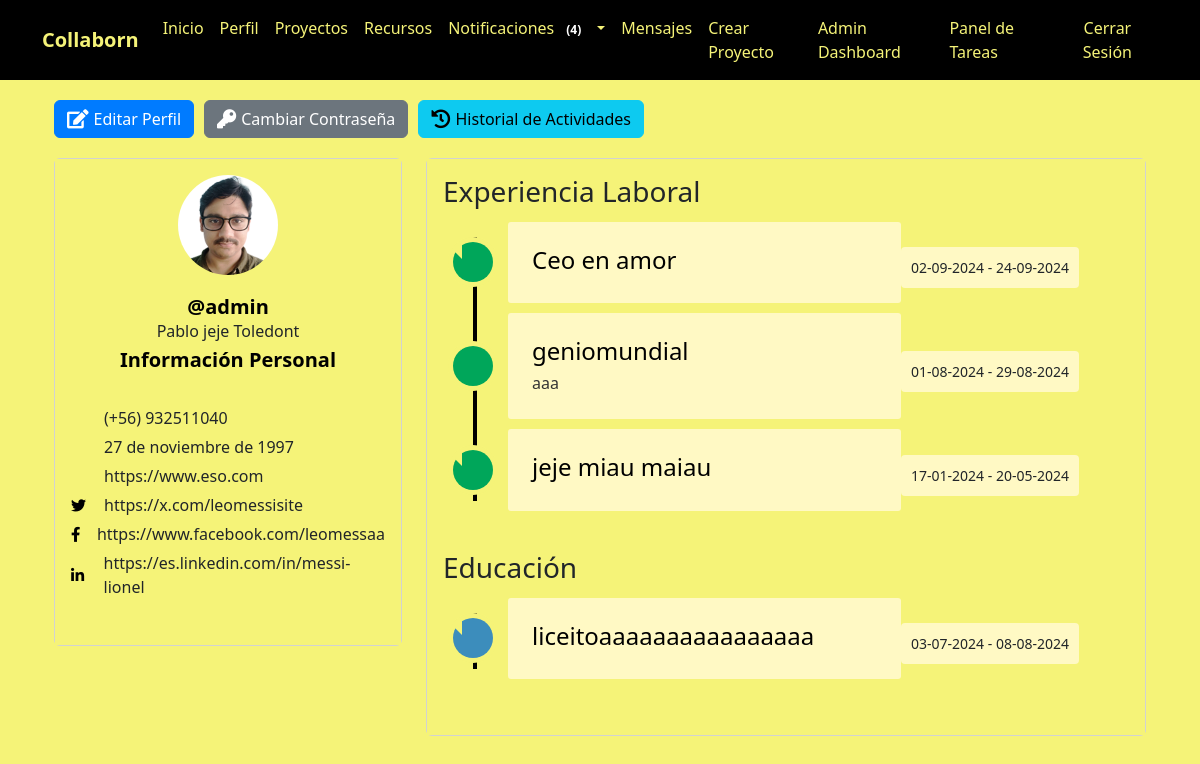
Before: /perfil/ (signed in) with the older database file.
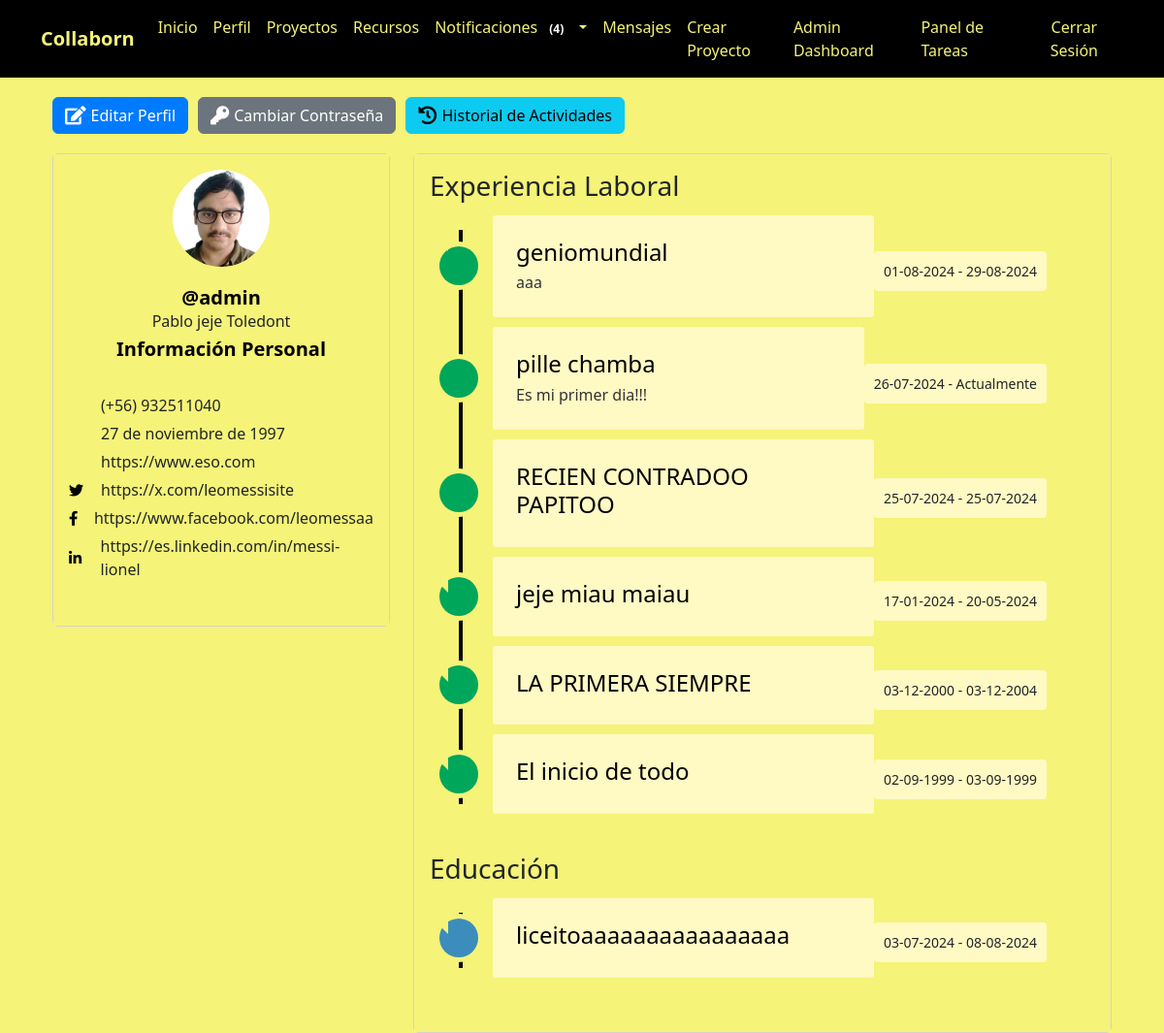
After: the same page with the newer database file.
### myapp/models.py (models this page shows, shortened)
class Perfil(models.Model):
    user = models.OneToOneField(User, on_delete=models.CASCADE)
    nombre = models.CharField(max_length=30, blank=True, null=True)
    apellido = models.CharField(max_length=30, blank=True, null=True)
    telefono = models.CharField(max_length=15, blank=True, null=True)
    fecha_nacimiento = models.DateField(null=True, blank=True)
    avatar = models.ImageField(upload_to='avatars/', null=True, blank=True)
    website = models.URLField(max_length=200, blank=True, null=True)
    twitter = models.URLField(max_length=200, blank=True, null=True)
    facebook = models.URLField(max_length=200, blank=True, null=True)
    linkedin = models.URLField(max_length=200, blank=True, null=True)

class ExperienciaLaboral(models.Model):
    perfil = models.ForeignKey(Perfil, related_name='experiencias', on_delete=models.CASCADE)
    titulo = models.CharField(max_length=100, blank=True, null=True)
    descripcion = models.TextField(blank=True, null=True)
    fecha_inicio = models.DateField(default=timezone.now)
    fecha_fin = models.DateField(blank=True, null=True)

class Educacion(models.Model):
    perfil = models.ForeignKey(Perfil, related_name='educaciones', on_delete=models.CASCADE)
    titulo = models.CharField(max_length=100, blank=True, null=True)
    institucion = models.CharField(max_length=100, blank=True, null=True)
    fecha_inicio = models.DateField(default=timezone.now)
    fecha_fin = models.DateField(blank=True, null=True)

### myapp/views.py (the view)
# urls.py: path('perfil/', views.ver_perfil, name='ver_perfil'),
@login_required
@login_required
def ver_perfil(request):
    perfil = request.user.perfil
    experiencias = perfil.experiencias.all().order_by('-fecha_inicio')
    educaciones = perfil.educaciones.all().order_by('-fecha_inicio')
    return render(request, 'myapp/ver_perfil.html', {
        'perfil': perfil,
        'experiencias': experiencias,
        'educaciones': educaciones,
    })

### myapp/templates/myapp/ver_perfil.html (shortened to what this page needs)
{% extends 'myapp/base.html' %}
{% load static %}
{% block extra_css %}
<link rel="stylesheet" href="{% static 'css/ver_perfil.css' %}">
<link href="https://cdnjs.cloudflare.com/ajax/libs/font-awesome/5.11.2/css/all.min.css" rel="stylesheet">
<link href="https://cdn.jsdelivr.net/npm/@icon/entypo@1.0.3/entypo.css" rel="stylesheet">
{% endblock %}
{% block content %}
<div class="container bootstrap snippet">
    <div class="row">
        <div class="col-md-12">
            <div class="btn-group-custom">
                <a href="{% url 'editar_perfil' %}" class="btn btn-primary btn-custom">
                    <i class="fa fa-edit"></i> Editar Perfil
                </a>
                <a href="{% url 'cambiar_password' %}" class="btn btn-secondary btn-custom">
                    <i class="fa fa-key"></i> Cambiar Contraseña
                </a>
                <a href="{% url 'historial_actividades' %}" class="btn btn-info btn-custom">
                    <i class="fa fa-history"></i> Historial de Actividades
                </a>
            </div>
        </div>
    </div>
    <div class="row">
        <div class="col-md-4">
            <div class="left-profile-card card">
                <div class="card-body">
                    <div class="user-profile">
                        {% if perfil.avatar %}
                            <img src="{{ perfil.avatar.url }}" class="img-fluid rounded-circle" alt="Avatar">
                        {% else %}
                            <img src="{% static 'images/default-avatar.png' %}" class="img-fluid rounded-circle" alt="Avatar">
                        {% endif %}
                    </div>
                    <h3>@{{ user.username }}</h3>
                    <p>{{ perfil.nombre }} {{ perfil.apellido }}</p>
                    <div class="personal-info">
                        <h3>Información Personal</h3>
                        <ul class="personal-list">
                            <br>
                            <li>(+56) {{ perfil.telefono }}</li>
                            <li>{{ perfil.fecha_nacimiento }}</li>
                            <li>{{ perfil.website }}</li>
                            <li class="list-group-item text-right"><span class="pull-left"><strong></strong></span> <i class="fab fa-twitter"></i> {{ perfil.twitter }}</li>
                            <li class="list-group-item text-right"><span class="pull-left"><strong></strong></span> <i class="fab fa-facebook-f"></i> {{ perfil.facebook }}</li>
                            <li class="list-group-item text-right"><span class="pull-left"><strong></strong></span> <i class="fab fa-linkedin-in"></i> {{ perfil.linkedin }}</li>
                        </ul>
                    </div>
                </div>
            </div>
        </div>
        <div class="col-md-8">
            <div class="right-profile-card card">
                <div class="card-body">
                    <h3>Experiencia Laboral</h3>
                    <div class="timeline-centered">
                        {% for experiencia in experiencias %}
                            <article class="timeline-entry">
                                <div class="timeline-entry-inner">
                                    <div class="timeline-icon bg-success">
                                    </div>
                                    <div class="timeline-label">
                                        <h2>{{ experiencia.titulo }}</h2>
                                        <p>{{ experiencia.descripcion }}</p>
                                    </div>
                                    <time class="timeline-time" datetime="{{ experiencia.fecha_inicio }}">{{ experiencia.fecha_inicio|date:"d-m-Y" }} -
                                        {% if experiencia.fecha_fin %}
                                            {{ experiencia.fecha_fin|date:"d-m-Y" }}
                                        {% else %}
                                            Actualmente
                                        {% endif %}
                                    </time>
                                </div>
                            </article>
                        {% endfor %}
                    </div>
                    <h3>Educación</h3>
                    <div class="timeline-centered">
                        {% for educacion in educaciones %}
                            <article class="timeline-entry">
                                <div class="timeline-entry-inner">
                                    <div class="timeline-icon bg-info">
                                    </div>
                                    <div class="timeline-label">
                                        <h2>{{ educacion.institucion }}</h2>
                                    </div>
                                    <time class="timeline-time" datetime="{{ educacion.fecha_inicio }}">{{ educacion.fecha_inicio|date:"d-m-Y" }} -
                                        {% if educacion.fecha_fin %}
                                            {{ educacion.fecha_fin|date:"d-m-Y" }}
                                        {% else %}
                                            Actualmente
                                        {% endif %}
                                    </time>
                                </div>
                            </article>
                        {% endfor %}
                    </div>
                </div>
            </div>
        </div>
    </div>
</div>
{% endblock %}

### myapp/templates/myapp/base.html (shortened to what this page needs)
<!DOCTYPE html>
<html lang="es">
<head>
    {% load static %}
    <link rel="stylesheet" href="{% static 'css/bootstrap.min.css' %}">
    <link rel="stylesheet" href="{% static 'css/style.css' %}">
    <link rel="stylesheet" href="{% static 'css/ver_perfil.css' %}">
    <link rel="stylesheet" href="{% static 'css/register.css' %}">
    <link rel="stylesheet" href="https://cdnjs.cloudflare.com/ajax/libs/font-awesome/5.15.4/css/all.min.css">
    <link href="https://cdnjs.cloudflare.com/ajax/libs/font-awesome/5.11.2/css/all.min.css" rel="stylesheet">
    <link href="https://cdn.jsdelivr.net/npm/@icon/entypo@1.0.3/entypo.css" rel="stylesheet">
    <link rel="stylesheet" href="https://cdnjs.cloudflare.com/ajax/libs/bootstrap-datepicker/1.9.0/css/bootstrap-datepicker.min.css">
    {% block extra_css %}{% endblock %}
</head>
<body>
    {% if user.is_authenticated %}
    <header>
        <nav class="navbar navbar-expand-lg fixed-top custom-navbar">
            <div class="container">
                <a class="navbar-brand" href="{% url 'index' %}">Collaborn</a>
                <div class="collapse navbar-collapse justify-content-between" id="navbarNav">
                    <ul class="navbar-nav mx-auto">
                        <li class="nav-item"><a class="nav-link" href="{% url 'index' %}">Inicio</a></li>
                        <li class="nav-item"><a class="nav-link" href="{% url 'ver_perfil' %}">Perfil</a></li>
                        <li class="nav-item"><a class="nav-link" href="{% url 'proyecto_lista' %}">Proyectos</a></li>
                        <li class="nav-item"><a class="nav-link" href="{% url 'listar_recursos' %}">Recursos</a></li>
                        <li class="nav-item dropdown">
                            <a class="nav-link dropdown-toggle" href="#" id="notificacionesDropdown" role="button" data-toggle="dropdown" aria-haspopup="true" aria-expanded="false">
                                Notificaciones <span id="notificaciones-count" class="badge badge-danger"></span>
                            </a>
                        </li>
                        <li class="nav-item">
                            <a class="nav-link" href="{% url 'listar_mensajes' %}">Mensajes
                            </a>
                        </li>
                        {% if user.is_staff %}
                        <li class="nav-item"><a class="nav-link" href="{% url 'crear_proyecto' %}">Crear Proyecto</a></li>
                        <li class="nav-item"><a class="nav-link" href="{% url 'admin_dashboard' %}">Admin Dashboard</a></li>
                        <li class="nav-item"><a class="nav-link" href="{% url 'admin_panel_tareas' %}">Panel de Tareas</a></li>
                        {% endif %}
                        <li class="nav-item">
                            <form method="post" action="{% url 'logout' %}">
                                <button type="submit" class="btn btn-link nav-link">Cerrar Sesión</button>
                            </form>
                        </li>
                    </ul>
                </div>
            </div>
        </nav>
    </header>
    {% endif %}
    <main class="container">
        {% block content %}{% endblock %}
    </main>
</body>
</html>

### myapp/static/css/style.css (style rules this page uses)
body { padding-top: 20px; }
.navbar-brand { font-weight: bold; }
.btn-primary { background-color: #007bff; border-color: #007bff; }
.list-group-item { margin-bottom: 10px; }

### myapp/static/css/ver_perfil.css (style rules this page uses)
.card-body { background: #f5f378; }
.left-profile-card .user-profile img { width: 100px; height: 100px; border-radius: 50%; margin: auto; display: block; margin-bottom: 20px; background: #f5f378; }
.left-profile-card h3 { font-size: 20px; margin-bottom: 0; font-weight: 700; text-align: center; color: #000000; background: #f5f378; }
.left-profile-card p { margin-bottom: 5px; text-align: center; background: #f5f378; }
.personal-info { margin-bottom: 30px; background: #f5f378; }
.personal-info .personal-list { list-style-type: none; margin: 0; padding: 0; background: #f5f378; }
.personal-list li { margin-bottom: 5px; display: flex; align-items: center; background: #f5f378; }
.personal-info h3 { margin-bottom: 10px; color: #000000; background: #f5f378; }
.personal-info i { font-size: 15px; color: #000000; margin-right: 15px; width: 18px; background: #f5f378; }
.timeline-centered { position: relative; margin-bottom: 30px; }
.timeline-centered:before { content: ''; position: absolute; display: block; width: 4px; background: #000000; top: 20px; bottom: 20px; margin-left: 30px; }
.timeline-centered .timeline-entry { position: relative; margin-top: 5px; margin-left: 30px; margin-bottom: 10px; clear: both; }
.timeline-centered .timeline-entry .timeline-entry-inner { display: flex; align-items: center; margin-left: -20px; position: relative; }
.timeline-centered .timeline-entry .timeline-entry-inner .timeline-time { position: relative; text-align: right; padding: 10px; box-sizing: border-box; font-size: 14px; z-index: 1000; background: #fff9c4; border-radius: 4px; margin-top: 10px; }
.timeline-centered .timeline-entry .timeline-entry-inner .timeline-icon { background: #f5f378; width: 40px; height: 40px; text-align: center; line-height: 40px; border-radius: 50%; box-shadow: 0 0 0 5px #f5f378; color: #00d512; border: 1px solid #ff0000; font-size: 26px; margin-right: 15px; flex-shrink: 0; }
.timeline-centered .timeline-entry .timeline-entry-inner .timeline-label { background: #fff9c4; padding: 1.5em; margin-left: 0; border-radius: 3px; flex-grow: 1; width: 351.44px; color: #333; }
.timeline-centered .timeline-entry .timeline-entry-inner .timeline-label h2 { margin-top: 0; font-size: 1.5em; margin-bottom: 5px; display: flex; align-items: center; color: #000000; }
.timeline-centered .timeline-entry .timeline-entry-inner .timeline-label p { margin: 0; font-size: 1em; line-height: 1.5em; }
.timeline-centered .timeline-entry .timeline-entry-inner .timeline-label:after { content: ''; display: block; position: absolute; left: 0; top: 19px; width: 0; height: 0; border: 9px solid transparent; border-right-color: #f5f378; margin-left: -9px; }
.timeline-centered .timeline-entry .timeline-entry-inner .timeline-icon.bg-success { background: #00a65a !important; border: none; }
.timeline-centered .timeline-entry .timeline-entry-inner .timeline-icon.bg-info { background: #3c8dbc !important; border: none; }
.right-profile-card .card-body { overflow: hidden; background: #f5f378; }
.timeline-centered { position: relative; margin-bottom: 30px; max-width: 100%; overflow: hidden; }
.timeline-centered .timeline-entry { position: relative; margin-top: 5px; margin-left: 30px; margin-bottom: 10px; clear: both; max-width: calc(100% - 60px); }
.timeline-centered .timeline-entry .timeline-entry-inner { display: flex; align-items: center; margin-left: -20px; position: relative; max-width: 100%; }
.timeline-centered .timeline-entry .timeline-entry-inner .timeline-label { padding: 1.5em; margin-left: 0; border-radius: 3px; flex-grow: 1; max-width: 100%; overflow: hidden; }

### myapp/static/css/register.css (style rules this page uses)
body { background-color: #dcc4fa; }

### myapp/templates/myapp/ver_perfil.html (style rules this page uses)
.btn-group-custom { display: flex; gap: 10px; margin-bottom: 20px; }
.btn-custom { display: flex; align-items: center; gap: 5px; }
.btn-custom i { font-size: 1.2em; }

### myapp/templates/myapp/base.html (style rules this page uses)
body { background-color: #f5f378; }
main.container { margin-top: 80px; }
.navbar.custom-navbar { background-color: #000000; }
.navbar.custom-navbar .navbar-nav .nav-link { color: #f5f378; }
.navbar.custom-navbar .navbar-brand { color: #f5f378; }

Changed rows visible on the page:
removed ExperienciaLaboral: titulo "Ceo en amor", fecha_inicio "02-09-2024", fecha_fin "24-09-2024"
added ExperienciaLaboral: titulo "pille chamba", descripcion "Es mi primer dia!!!", fecha_inicio "26-07-2024", shows "Actualmente"
added ExperienciaLaboral: titulo "RECIEN CONTRADOO PAPITOO", fecha_inicio "25-07-2024", fecha_fin "25-07-2024"
added ExperienciaLaboral: titulo "LA PRIMERA SIEMPRE", fecha_inicio "03-12-2000", fecha_fin "03-12-2004"
added ExperienciaLaboral: titulo "El inicio de todo", fecha_inicio "02-09-1999", fecha_fin "03-09-1999"
